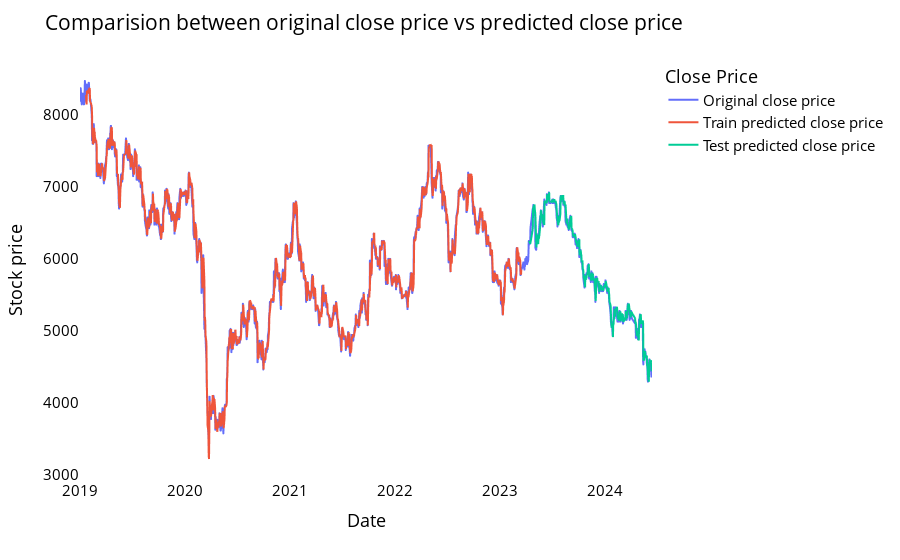

Source (notebook cell):
### Markdown cell above
<a name="lstmcomparechart"></a>

#### Comparision between original stock close price vs predicted close price

### Code cell
# shift train predictions for plotting

look_back=time_step
trainPredictPlot = np.empty_like(closedf)
trainPredictPlot[:, :] = np.nan
trainPredictPlot[look_back:len(train_predict)+look_back, :] = train_predict
print("Train predicted data: ", trainPredictPlot.shape)

# shift test predictions for plotting
testPredictPlot = np.empty_like(closedf)
testPredictPlot[:, :] = np.nan
testPredictPlot[len(train_predict)+(look_back*2)+1:len(closedf)-1, :] = test_predict
print("Test predicted data: ", testPredictPlot.shape)

names = cycle(['Original close price','Train predicted close price','Test predicted close price'])


plotdf = pd.DataFrame({'date': close_stock['date'],
                       'original_close': close_stock['close'],
                      'train_predicted_close': trainPredictPlot.reshape(1,-1)[0].tolist(),
                      'test_predicted_close': testPredictPlot.reshape(1,-1)[0].tolist()})

fig = px.line(plotdf,x=plotdf['date'], y=[plotdf['original_close'],plotdf['train_predicted_close'],
                                          plotdf['test_predicted_close']],
              labels={'value':'Stock price','date': 'Date'})
fig.update_layout(title_text='Comparision between original close price vs predicted close price',
                  plot_bgcolor='white', font_size=15, font_color='black', legend_title_text='Close Price')
fig.for_each_trace(lambda t:  t.update(name = next(names)))

fig.update_xaxes(showgrid=False)
fig.update_yaxes(showgrid=False)
fig.show()

### Figure 1 — Plotly figure (JSON) as saved in the notebook; plotly's stock layout.template omitted (floating-point values rounded to 4 significant figures; data arrays with more than 128 entries replaced by an {"elided": "..."} marker saying what was removed)
{"data": [{"hovertemplate": "variable=original_close<br>Date=%{x}<br>Stock price=%{y}<extra></extra>", "legendgroup": "original_close", "line": {"color": "#636efa", "dash": "solid"}, "marker": {"symbol": "circle"}, "mode": "lines", "name": "Original close price", "showlegend": true, "type": "scattergl", "x": {"elided": "1374 str values"}, "xaxis": "x", "y": {"elided": "1374 int values"}, "yaxis": "y"}, {"hovertemplate": "variable=train_predicted_close<br>Date=%{x}<br>Stock price=%{y}<extra></extra>", "legendgroup": "train_predicted_close", "line": {"color": "#EF553B", "dash": "solid"}, "marker": {"symbol": "circle"}, "mode": "lines", "name": "Train predicted close price", "showlegend": true, "type": "scattergl", "x": {"elided": "1374 str values"}, "xaxis": "x", "y": {"elided": "1374 float values"}, "yaxis": "y"}, {"hovertemplate": "variable=test_predicted_close<br>Date=%{x}<br>Stock price=%{y}<extra></extra>", "legendgroup": "test_predicted_close", "line": {"color": "#00cc96", "dash": "solid"}, "marker": {"symbol": "circle"}, "mode": "lines", "name": "Test predicted close price", "showlegend": true, "type": "scattergl", "x": {"elided": "1374 str values"}, "xaxis": "x", "y": {"elided": "1374 float values"}, "yaxis": "y"}], "layout": {"font": {"color": "black", "size": 15}, "legend": {"title": {"text": "Close Price"}, "tracegroupgap": 0}, "margin": {"t": 60}, "plot_bgcolor": "white", "title": {"text": "Comparision between original close price vs predicted close price"}, "xaxis": {"anchor": "y", "domain": [0, 1], "showgrid": false, "title": {"text": "Date"}}, "yaxis": {"anchor": "x", "domain": [0, 1], "showgrid": false, "title": {"text": "Stock price"}}}}
